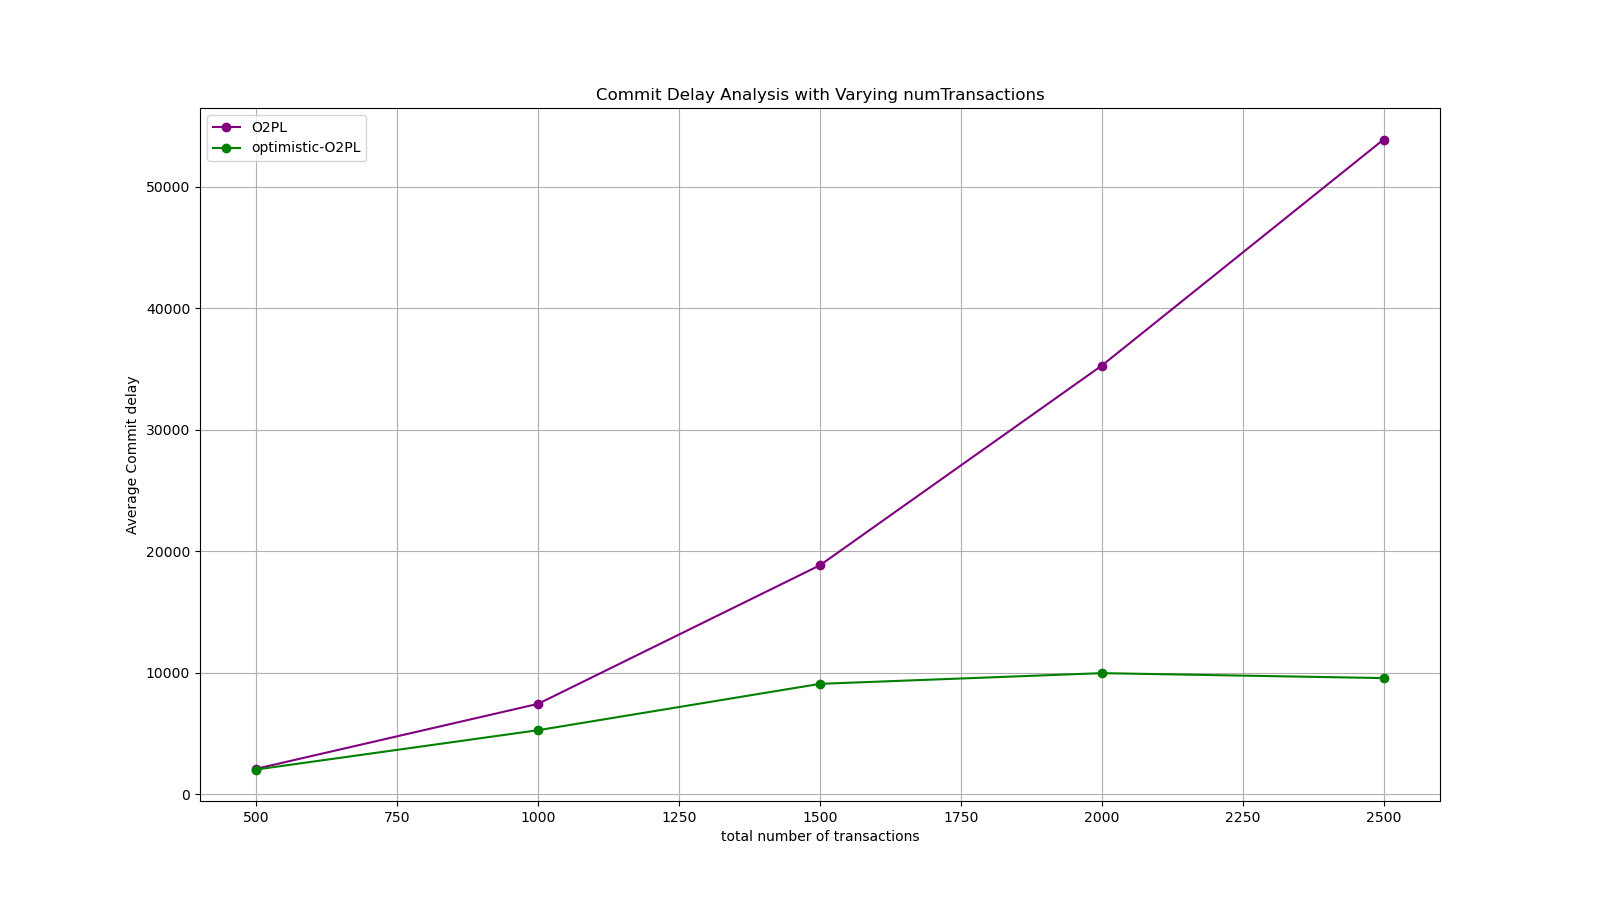

Write Python code to recreate this figure.
import matplotlib.pyplot as plt
import os

# Data
numTransactions = [500, 1000, 1500, 2000, 2500]
O2PL = [2094.83, 7439.61, 18841.1, 35267.7, 53869.1]
OO2PL  = [2033.82, 5268.57, 9081.06, 9962, 9553.87]

# make a big plot
plt.figure(figsize=(16, 9))

# plot data
plt.plot(numTransactions, O2PL, label='O2PL', marker='o', color='purple')
plt.plot(numTransactions, OO2PL, label='optimistic-O2PL', marker='o', color='green')


# show grid lines
plt.grid(True)

plt.xlabel('total number of transactions')
plt.ylabel('Average Commit delay')
plt.title('Commit Delay Analysis with Varying numTransactions')
plt.legend()
script_name = os.path.splitext(os.path.basename(__file__))[0]
plt.savefig(f"{script_name}.png")
plt.show()
